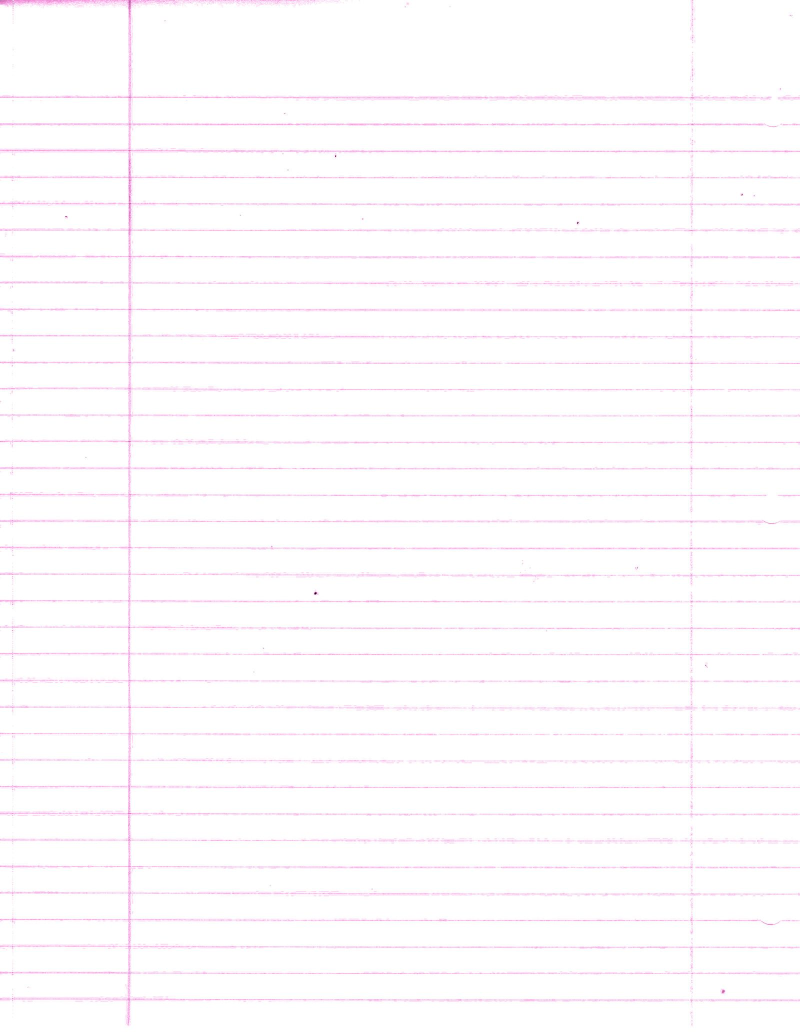
#> input picture 2721426.jpg, 1600 x 2071 px (shown at 1/2 size)
$ python test.py
#> lines starting #> are read from the running program, lines starting #| are printed output that depends on the picture
from PIL import Image, ImageDraw, ImageFont, ImageFilter
import random
im2 = Image.open('2721426.jpg')
#> im2 is the input picture: PIL image 1600x2071 RGB; mean R, G, B 253.9, 251.3, 253.4
d1 = ImageDraw.Draw(im2)
font2 = ImageFont.truetype(
    "hand2.ttf", size=57)
font1 = ImageFont.truetype("hand1.ttf", size=67)
print(random.randint(0, 1))
g = open("demofile3.txt", "r")
#> (reads demofile3.txt from the repository)
x = 230
y = 215

for index, si in enumerate(g):
    hello = si.strip()
    for i, ch in enumerate(hello):
        if(ch.isalpha == True or ch == '-'):
            font = font1 if(random.randint(0, 1) == 0) else font2
        else:
            font = font1
        if(ch == '*'):
            font = ImageFont.truetype('arial.ttf', size=55)
        n = round(random.uniform(0.7, 1), 2)
        w, h = font.getsize(ch)
        if(x < 1134):
            print(ch, end="")
            d1.text((x, y), str(ch), fill=(0, 0, 0),
                    font=font, spacing=2)
        else:
            try:
                if(ch == ' ' or hello[i+1] == ' '):
                    y += 53
                    x = 262 + random.randint(0, 15)
                    print(ch, end="\n")
                    d1.text((x, y), str(ch), fill=(0, 0, 0),
                            font=font, spacing=2)
                else:
                    print('-', end="\n")
                    d1.text((x, y), '-', fill=(0, 0, 0),
                            font=font, spacing=2)
                    y += 53
                    x = 262 + random.randint(0, 15)
                    print(hello[i], end="")
                    d1.text((x, y), str(ch), fill=(0, 0, 0),
                            font=font, spacing=2)
            except:
                if(ch == ' '):
                    y += 53
                    x = 262 + random.randint(0, 15)
                    print(ch, end="\n")
                    d1.text((x, y), str(ch), fill=(0, 0, 0),
                            font=font, spacing=2)
                else:
                    print('-', end="\n")
                    d1.text((x, y), '-', fill=(0, 0, 0),
                            font=font, spacing=2)
                    y += 53
                    x = 262 + random.randint(0, 15)
                    print(hello[i], end="")
                    d1.text((x, y), str(ch), fill=(0, 0, 0),
                            font=font, spacing=2)
            # d1.text((x+1, y+1), str(ch), fill=(0, 0, 0),
            #         font=font, spacing=2, stroke_width=0)
        x += w*n
        # min 0.7 max 1.2
    print("\n")
    y += 53
    yl = random.randint(0, 15)
    x = 222+yl
#> after the loop, y = 1328
# im2 = im2.filter(ImageFilter.DETAIL())
im2.save("geeks.jpg")
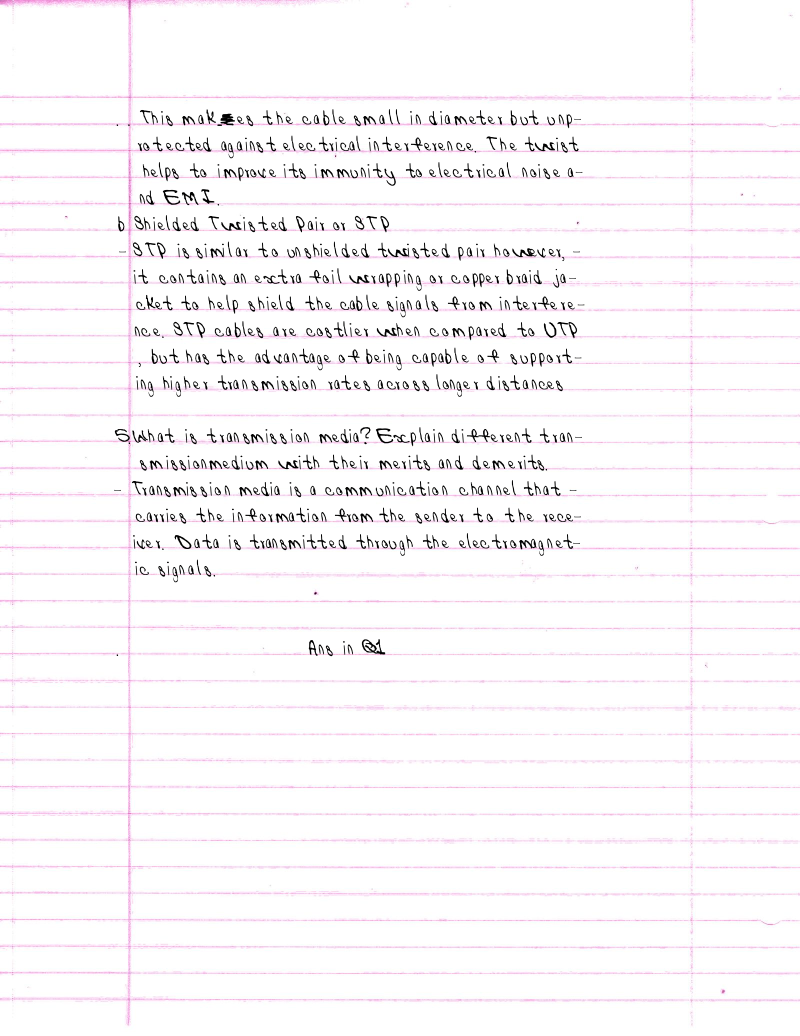
#> saved as geeks.jpg: PIL image 1600x2071 RGB (shown at 1/2 size); mean R, G, B 249.1, 246.6, 248.6
im2.show()
